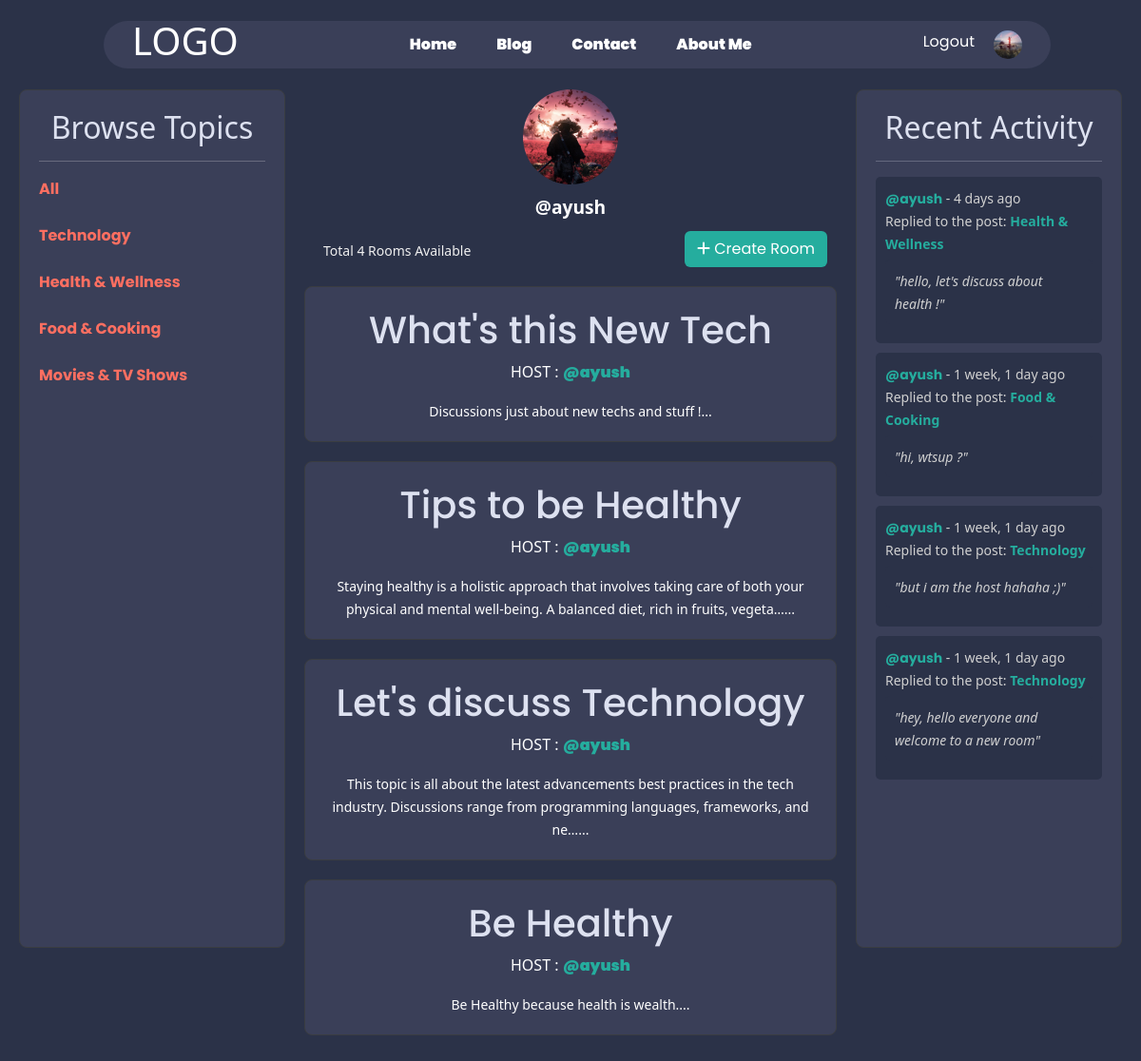
Before: /user-profile/1/ with the older database file.
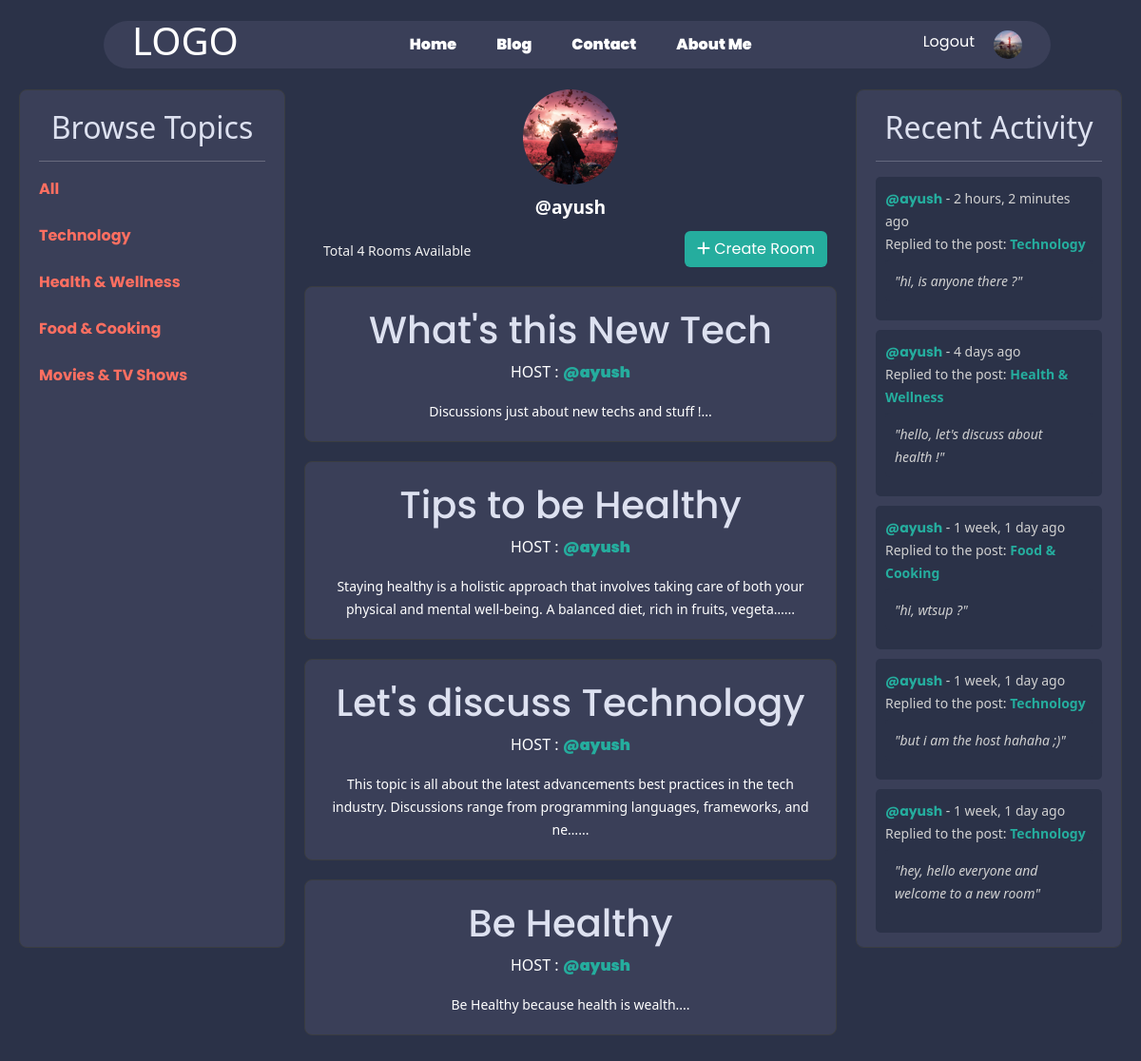
After: the same page with the newer database file.
### base/models.py (models this page shows, shortened)
class Topic(models.Model):
    name = models.CharField(max_length=200)
    def __str__(self):
        return str(self.name)

class Room(models.Model):
    host = models.ForeignKey(User, on_delete=models.SET_NULL, null=True) # if the user is deleted, set the host to null
    topic = models.ForeignKey(Topic, on_delete=models.SET_NULL, null=True)
    name = models.CharField(max_length=200)
    participants = models.ManyToManyField(User, related_name='participants', blank=True) # many to many field for participants and related_name='participants' to access the participants of a room
    description = models.TextField(null=True, blank=True)
    updated = models.DateTimeField(auto_now=True)
    created = models.DateTimeField(auto_now_add=True)
    class Meta:
        ordering = ['-updated', '-created']

class Messages(models.Model):
    user = models.ForeignKey(User, on_delete=models.CASCADE)
    room = models.ForeignKey(Room, on_delete=models.CASCADE)
    body = models.TextField()
    updated = models.DateTimeField(auto_now=True)
    created = models.DateTimeField(auto_now_add=True)
    class Meta:
        ordering = ['-updated', '-created']

### base/views.py (the view)
# urls.py: path('user-profile/<str:pk>/', views.userProfile, name="user-profile"),
def userProfile(request, pk):
    user = get_object_or_404(User, pk=pk)
    room = user.room_set.all()
    room_messages = user.messages_set.all() # We used the message_set to get all messages from the user
    topics = Topic.objects.all()
    room_count = room.count()
    context = {"user":user, "rooms":room, "room_messages":room_messages, "topics":topics, "room_count":room_count}
    return render(request, 'base/profile.html', context)

### base/templates/base/profile.html (shortened to what this page needs)
{% extends "main.html" %}
{% load static %}
{% block content %}
<div class="profile-container">
    {% include "base/components/topics_component.html" %}
    <div class="profile-picture">
        <img src="{% static 'images/got1.jpeg' %}" alt="Profile Picture">
        <div class="username">@{{user}}</div>
        {% include "base/components/room_component.html" %}
    </div>
    {% include "base/components/activity_component.html" %}
</div>
{% endblock %}

### templates/main.html (shortened to what this page needs)
<!doctype html>
{% load static %}
<html lang="en">
  <head>
    <link href="https://cdnjs.cloudflare.com/ajax/libs/font-awesome/6.5.2/css/all.min.css" rel="stylesheet">
    <link href="https://cdn.jsdelivr.net/npm/bootstrap@5.3.3/dist/css/bootstrap.min.css" rel="stylesheet">
  </head>
  <body>
    <nav>
        <div class="logo">
          <h1>LOGO</h1>
        </div>
        <div class="nav-items">
          <a href="{% url 'home' %}">Home</a>
          <a href="{% url 'blog-page' %}">Blog</a>
          <a href="{% url 'home' %}">Contact</a>
          <a href="{% url 'about' %}">About Me</a>
        </div>
        <div class="side-items">
          {% if user.is_authenticated %}
          <a href="{% url 'logout' %}">Logout</a>
          <a href="{% url 'user-profile' request.user.id %}"><img src="{% static 'images/got2.jpeg' %}" alt="Profile Image" style="width: 30px; height: 30px; border-radius: 50%;"></a>
          {% else %}
          <a href="{% url 'login' %}">Login</a>
          <a href="{% url 'register' %}">Register</a>
          {% endif %}
        </div>
    </nav>
    {% block content %}
    {% endblock %}
  </body>
</html>

### base/templates/base/components/topics_component.html (shortened to what this page needs)
<div class="browseTopics">
    <h2>Browse Topics</h2>
    <hr>
    <div>
        <a href="{% url 'roomDisplay' %}">All</a><br><br>
    </div>
    {% for topic in topics %}
    <div>
        <a href="{% url 'roomDisplay' %}?q={{ topic.name }}">{{ topic.name }}</a><br><br>
    </div>
    {% endfor %}
</div>

### base/templates/base/components/room_component.html (shortened to what this page needs)
<div class="room-main-container">
    <div class="tab-above" style="display: flex; justify-content: space-between; margin: 10px;">
        <small style="margin: 10px; color: #f0f0f0;">Total {{ room_count }} Rooms Available</small><br><br>
        <a href="{% url 'create-room' %}" style="text-decoration: none; color: white;">
            <button class="btn " style="background-color: var(--accent-color);color:white;"><i class="fas fa-plus"></i> Create Room</button>
        </a>
    </div>
    <div class="room-container">
        {% for room in rooms %}
        <div class="rooms">
            <h1><a href="{% url 'room' room.id %}">{{ room.name }}</a></h1>
            <p>HOST : <a href="{% url 'user-profile' room.host.id %}">@{{ room.host }}</a></p>
            <small>{{ room.description|truncatechars:150 }}...</small>
        </div>
        {% endfor %}
    </div>
</div>

### base/templates/base/components/activity_component.html (shortened to what this page needs)
{% block content %}
<div class="recent-activity">
    <h2>Recent Activity</h2>
    <hr>
    {% for message in room_messages %}
    <div>
        <small><a href="{% url 'user-profile' message.user.id %}">@{{ message.user }}</a> - {{ message.created|timesince }} ago</small>
        <br>
        <small>Replied to the post: <strong>{{ message.room.topic }}</strong></small>
        <br>
        <div class="message-body">
            <small>"{{ message.body }}"</small>
        </div>
    </div>
    {% endfor %}
</div>
{% endblock %}

### base/templates/base/components/topics_component.html (style rules this page uses)
.browseTopics { background-color: var( --light-shade ); color: #f0f0f0; padding: 20px; border-radius: 8px; border: 1px solid #3a3d41; height: 80vh; }
.browseTopics h2 { text-align: center; color: #DDE1F0; }
.browseTopics a { color: #FF6F61; font-weight: bold; }

### base/templates/base/components/room_component.html (style rules this page uses)
.room-main-container { height: 80vh; display: flex; flex-direction: column; }
.room-container { overflow-y: auto; flex-grow: 1; height: calc(80vh - 100px); }
.rooms { background-color: var( --light-shade ); padding: 20px; margin-bottom: 20px; border-radius: 8px; border: 1px solid #3a3d41; }
.rooms h1 a { color: #DDE1F0 !important; }
.rooms p a { color: var(--accent-color); font-weight: 900; }
a { text-decoration: none !important; }

### base/templates/base/components/activity_component.html (style rules this page uses)
.recent-activity { background-color: var( --light-shade ); color: #DDE1F0; padding: 20px; border-radius: 8px; border: 1px solid #3a3d41; overflow:scroll; height: 80vh; }
.recent-activity h2 { text-align: center; color: #DDE1F0; }
.recent-activity a { color: var(--accent-color); font-weight: bold; }
.recent-activity div { background-color: var(--base-color); padding: 10px; margin-bottom: 10px; border-radius: 5px; color: #d1d1d1; }
.recent-activity div strong { color: var(--accent-color); }
.message-body { background-color: #24282e; color: #f0f0f0; padding: 10px; border-radius: 5px; margin-top: 5px; font-style: italic; }
a { text-decoration: none !important; }

Changed rows visible on the page:
added Messages: user "ayush", created "2 hours, 2 minutes", room.topic "Technology", body "hi, is anyone there ?"
